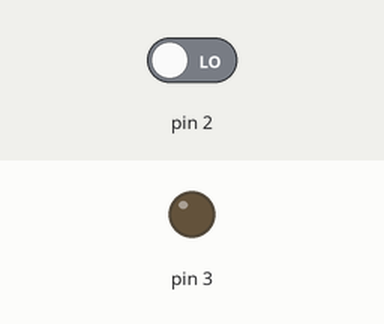
This sketch was run on a simulated Arduino Uno, built with avr-gcc and run on an emulated ATmega328P. On the bench: output pins drawn as LEDs (lit = HIGH). The test bench sets the inputs (shaded band); at power-on: pin 2 LOW.

Above: at 1.2 s.
1.3 s: pin 2 driven HIGH
At 2.4 s:
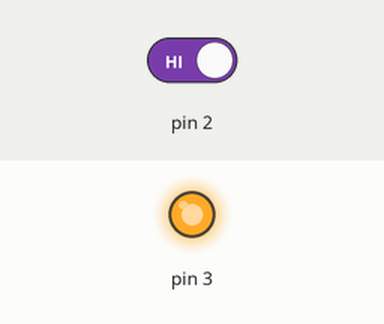
2.8 s: pin 2 driven LOW
At 3.5 s:
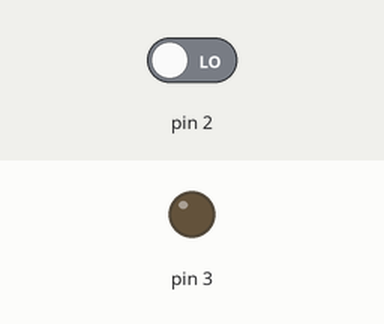
Timing chart, 0 to 5.8 s (numbered marks = the images above; inputs shaded):
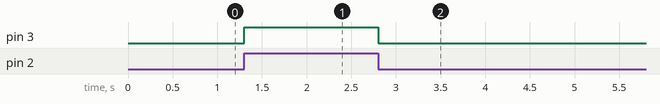

Measured:
- after the input at 1.3 s, pin 3: LOW → HIGH at once
- after the input at 2.8 s, pin 3: HIGH → LOW at once

The sketch:

PushButton.ino
```cpp
  int X;
void setup() {
  // put your setup code here, to run once:
  pinMode(2,INPUT);
  pinMode(3,OUTPUT);

}

void loop() {
  // put your main code here, to run repeatedly:
  X=digitalRead(2);
  if(X == HIGH)
    digitalWrite(3,HIGH);
   else
    digitalWrite(3,LOW);
}
```
